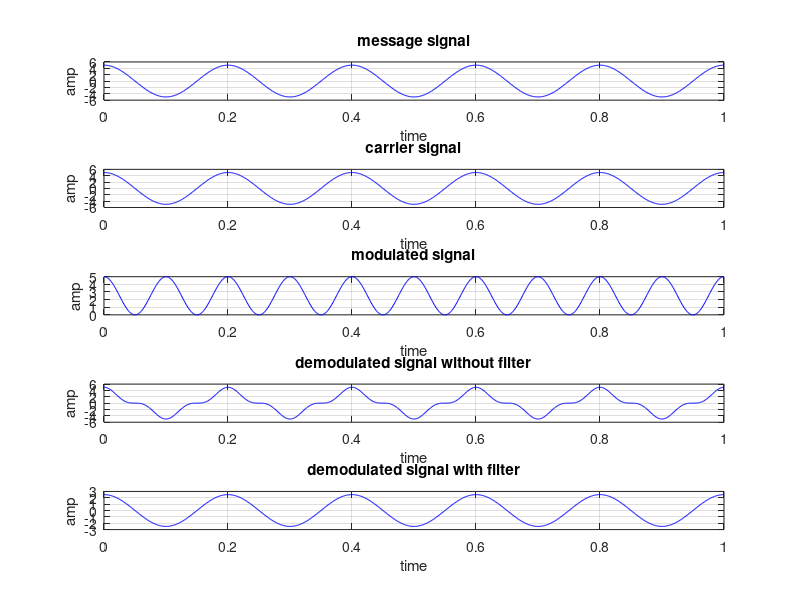

MATLAB code to generate this figure:
clc;
close all;
t = 0:0.001:1;
vm = input('enter the amplitude of the cos wave-message signal');
fm = input('enter the frequency of the cos wave-message signal');
x = vm*cos(2*pi*fm*t);
subplot(5,1,1)
plot(t,x,'b')
title('message signal')
xlabel('time')
ylabel('amp')
grid on;


vc = input('enter the amplitude of the cos wave-carrier signal');
fc = input('enter the frequency of the cos wave-carrier signal');
c = vc*cos(2*pi*fc*t);
subplot(5,1,2)
plot(t,c,'b')
title('carrier signal')
xlabel('time')
ylabel('amp')
grid on;


sm = x.*cos(2*pi*fc*t);
subplot(5,1,3)
plot(t,sm,'b')
title('modulated signal')
xlabel('time')
ylabel('amp')
grid on;


dm = sm.*cos(2*pi*fc*t);
subplot(5,1,4)
plot(t,dm,'b')
title('demodulated signal without filter')
xlabel('time')
ylabel('amp')
grid on;

df = (1/2)*x;
subplot(5,1,5)
plot(t,df,'b')
title('demodulated signal with filter')
xlabel('time')
ylabel('amp')
grid on;

